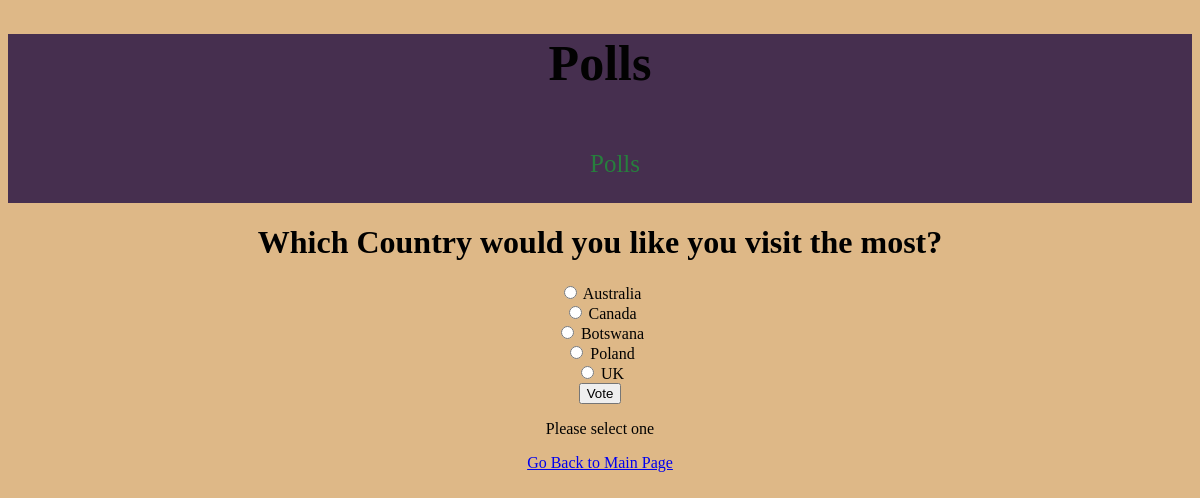
Page /polls/4 on the committed database.
### polls/models.py (models this page shows, shortened)
class Question(models.Model):
    question_text = models.CharField(max_length=200)
    pub_date = models.DateTimeField('date published')

class Choice(models.Model):
    question = models.ForeignKey(Question, on_delete=models.CASCADE)
    choice_text = models.CharField(max_length=200)
    votes = models.IntegerField(default=0)

### polls/views.py (the view)
# urls.py: path('<int:question_id>', views.detail, name='detail'),
def detail(request, question_id):
    question = get_object_or_404(Question, pk=question_id)
    return render(request, 'polls/detail.html', {'question': question})

### polls/templates/polls/detail.html (shortened to what this page needs)
<!DOCTYPE html>
<html>
<head>
</head>
<body>
    <header>
        <h1>Polls</h1>
        <nav>
            <ul>
                <li><a href="/polls/">Polls</a></li>
        </nav>
    </header>
    {% block content %}
        <h1> {{question.question_text}}</h1>
        <form action="{% url 'polls:vote' question.id %}" method="post">
            {% for choice in question.choice_set.all %}
            <input type='radio' name="choice" id="choice {{
            forloop.counter
            }}" value="{{ choice.id }}" />
            <label for="choice {{ forloop.counter }}">
                {{ choice.choice_text }}
            </label>
            <br />
            {% endfor %}
            <input type="submit" value="Vote" />
        </form>
    {% endblock %}
<footer>
    <p> Please select one</p>
    <a href="{% url 'polls:index' %}">
        Go Back to Main Page
    </a>
</footer>
</body>
</html>

### polls/templates/polls/detail.html (style rules this page uses)
body { text-align: center; background-color: burlywood; font-size: medium; }
header { background-color: rgb(70, 47, 79); font-size: 25px; color: rgb(2, 2, 2); }
nav ul { display:inline-block; list-style-type: style type; }
nav ul li { display: inline-block; margin-right: 10px; }
nav ul li a { color: rgb(39, 126, 61); text-decoration:dashed; }

### rows in the picture
Question: question_text "Which Country would you like you visit the most?"
Choice: choice_text "Australia"
Choice: choice_text "Canada"
Choice: choice_text "Botswana"
Choice: choice_text "Poland"
Choice: choice_text "UK"
